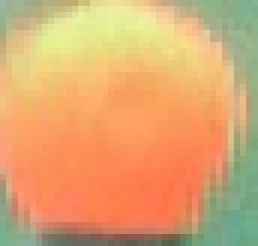
#> input picture Project3/Dataset1/Orange/Orange125.jpg, 43 x 41 px (shown 6 times larger); its folder holds only this picture in this run
$ python histogram_orange.py
#> lines starting #> are read from the running program, lines starting #| are printed output that depends on the picture
import cv2
import numpy as np
from matplotlib import pyplot as plt
import os
import math

path = "Dataset1/Orange/"


def gaussian(x, mu, sig):
    gauss = ((1 / (sig * math.sqrt(2 * math.pi))) * np.exp(-np.power(x - mu, 2.) / (2 * np.power(sig, 2.))))
    return gauss


def get_images():
    images = []
    for image in os.listdir(path):
        images.append(image)
    return images


def calc_hist(images):
    histogram_b = np.zeros((256, 1))
    histogram_g = np.zeros((256, 1))
    histogram_r = np.zeros((256, 1))

    for image in images:
        imagee = cv2.imread("%s%s" % (path, image))
        img = cv2.GaussianBlur(imagee, (5, 5), 0)
        color = ("b", "g", "r")
        for i, col in enumerate(color):
            if col == 'b':
                histr_b = cv2.calcHist([img], [i], None, [256], [0, 256])
                histogram_b = np.column_stack((histogram_b, histr_b))
            if col == 'g':
                histr_g = cv2.calcHist([img], [i], None, [256], [0, 256])
                histogram_g = np.column_stack((histogram_g, histr_g))
            if col == 'r':
                histr_r = cv2.calcHist([img], [i], None, [256], [0, 256])
                histogram_r = np.column_stack((histogram_r, histr_r))
    return img, histogram_r, histogram_g, histogram_b


def histogram_avg(histogram_r, histogram_g, histogram_b):
    histogram_avg_r = np.sum(histogram_r, axis=1) / (histogram_r.shape[1] - 1)
    histogram_avg_g = np.sum(histogram_g, axis=1) / (histogram_g.shape[1] - 1)
    histogram_avg_b = np.sum(histogram_b, axis=1) / (histogram_b.shape[1] - 1)
    plt.plot(histogram_avg_r, color='r')
    plt.plot(histogram_avg_g, color='g')
    plt.plot(histogram_avg_b, color='b')
    plt.show()


def plot_bellcurve(img):
    (mean, stds) = cv2.meanStdDev(img)
    x = list(range(0, 255))
    mean = mean[2]
    std = stds[2]
    gauss = gaussian(x, mean, std)

    plt.plot(gauss,)
    plt.show()


def main():
    images = get_images()
    img, histogram_r, histogram_g, histogram_b = calc_hist(images)
#> in calc_hist, imagee is the input picture: shape (41, 43, 3); mean B, G, R 112.5, 166.8, 220.3
#> in calc_hist, `img = cv2.GaussianBlur(imagee, (5, 5), 0)`:
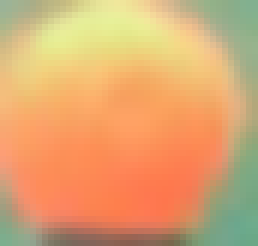
#> img: shape (41, 43, 3) (shown 6 times larger); mean B, G, R 112.5, 166.9, 220.8
#> after the loop in calc_hist, `for i, col in enumerate(color):`: histogram_b = 256 pairs, first value 0 to 0, second value 0 to 45; histogram_g = 256 pairs, first value 0 to 0, second value 0 to 40; histogram_r = 256 pairs, first value 0 to 0, second value 0 to 147
    histogram_avg( histogram_r, histogram_g, histogram_b)
#> in histogram_avg, `histogram_avg_r = np.sum(histogram_r, axis=1) / (histogram_r.shape[1] ..`: histogram_avg_r = 256 values, max 147 at index 254, min 0 at index 0, mean 6.89
#> in histogram_avg, `histogram_avg_g = np.sum(histogram_g, axis=1) / (histogram_g.shape[1] ..`: histogram_avg_g = 256 values, max 40 at index 176, min 0 at index 0, mean 6.89
#> in histogram_avg, `histogram_avg_b = np.sum(histogram_b, axis=1) / (histogram_b.shape[1] ..`: histogram_avg_b = 256 values, max 45 at index 86, min 0 at index 0, mean 6.89
#> in histogram_avg, `plt.show()`:
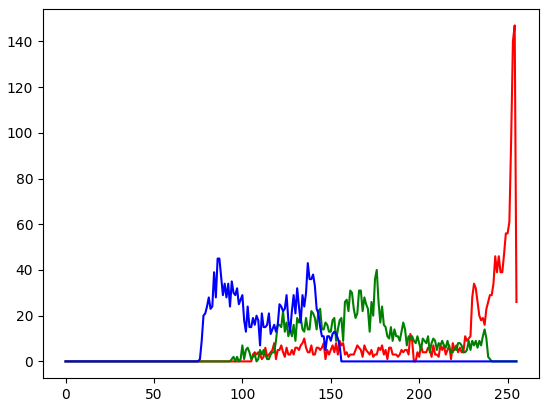
#> figure drawn by matplotlib, 1 panel; curve peaks at x = 254, y = 147; curve peaks at x = 176, y = 40; curve peaks at x = 86, y = 45
    plot_bellcurve(img)
#> in plot_bellcurve, `(mean, stds) = cv2.meanStdDev(img)`: mean = [112.5, 166.9, 220.8]; stds = [22.3, 32.04, 42]
#> in plot_bellcurve, `mean = mean[2]`: mean = [220.8]
#> in plot_bellcurve, `std = stds[2]`: std = [42]
#> in gaussian, `gauss = ((1 / (sig * math.sqrt(2 * math.pi))) * np.exp(-np.power(x - m..`: gauss = 255 values, max 0.0095 at index 221, min 9.52e-09 at index 0, mean 0.00309
#> in plot_bellcurve, `plt.show()`:
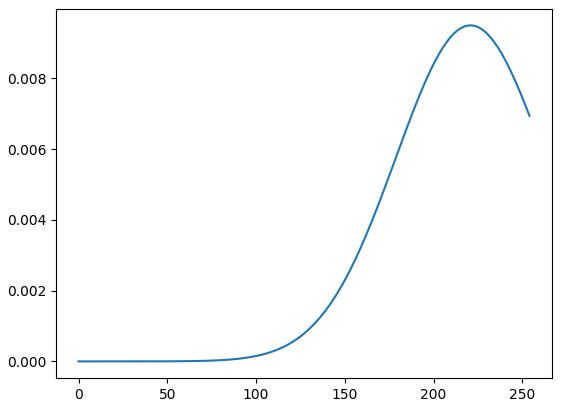
#> figure drawn by matplotlib, 1 panel; curve peaks at x = 221, y = 0.0095


if __name__ == '__main__':
    main()

$ run again, on Project3/Dataset1/Orange/Orange185.jpg
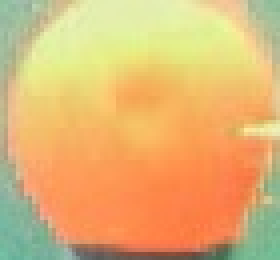
#> input picture Project3/Dataset1/Orange/Orange185.jpg, 70 x 65 px (shown 4 times larger)
#> in calc_hist, imagee is the input picture: shape (65, 70, 3); mean B, G, R 115.4, 180.7, 224.6
#> after the loop in calc_hist, `for i, col in enumerate(color):`: histogram_b = 256 pairs, first value 0 to 0, second value 0 to 76; histogram_g = 256 pairs, first value 0 to 0, second value 0 to 167; histogram_r = 256 pairs, first value 0 to 0, second value 0 to 331
#> histogram_avg_r = 256 values, max 331 at index 254, min 0 at index 0, mean 17.77
#> histogram_avg_g = 256 values, max 167 at index 238, min 0 at index 0, mean 17.77
#> histogram_avg_b = 256 values, max 76 at index 95, min 0 at index 0, mean 17.77
#> in histogram_avg, `plt.show()`:
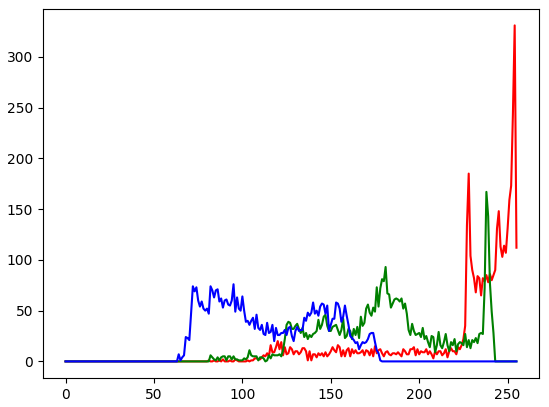
#> figure drawn by matplotlib, 1 panel; curve peaks at x = 254, y = 331; curve peaks at x = 238, y = 167; curve peaks at x = 95, y = 76
#> in plot_bellcurve, `(mean, stds) = cv2.meanStdDev(img)`: mean = [115.4, 180.7, 224.7]; stds = [30.92, 36.31, 37.39]
#> in plot_bellcurve, `mean = mean[2]`: mean = [224.7]
#> std = [37.39]
#> in gaussian, `gauss = ((1 / (sig * math.sqrt(2 * math.pi))) * np.exp(-np.power(x - m..`: gauss = 255 values, max 0.0107 at index 225, min 1.53e-10 at index 0, mean 0.00309
#> in plot_bellcurve, `plt.show()`:
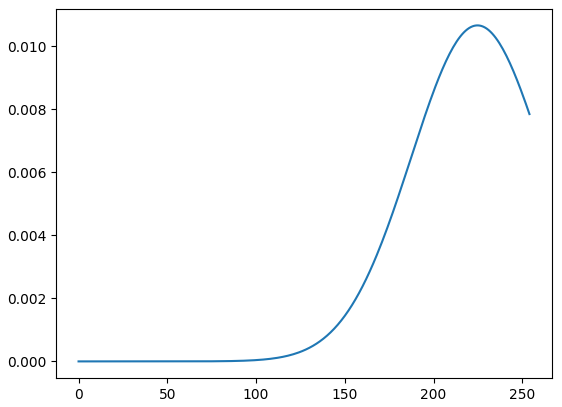
#> figure drawn by matplotlib, 1 panel; curve peaks at x = 225, y = 0.0107

$ run again, on Project3/Dataset1/Orange/Orange190.jpg
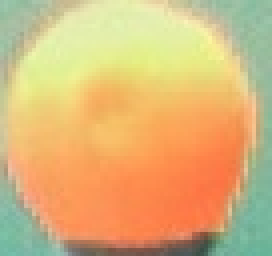
#> input picture Project3/Dataset1/Orange/Orange190.jpg, 68 x 64 px (shown 4 times larger)
#> in calc_hist, imagee is the input picture: shape (64, 68, 3); mean B, G, R 121.5, 181.5, 217.6
#> after the loop in calc_hist, `for i, col in enumerate(color):`: histogram_b = 256 pairs, first value 0 to 0, second value 0 to 86; histogram_g = 256 pairs, first value 0 to 0, second value 0 to 168; histogram_r = 256 pairs, first value 0 to 0, second value 0 to 291
#> histogram_avg_r = 256 values, max 291 at index 253, min 0 at index 0, mean 17
#> histogram_avg_g = 256 values, max 168 at index 239, min 0 at index 0, mean 17
#> histogram_avg_b = 256 values, max 86 at index 88, min 0 at index 0, mean 17
#> in histogram_avg, `plt.show()`:
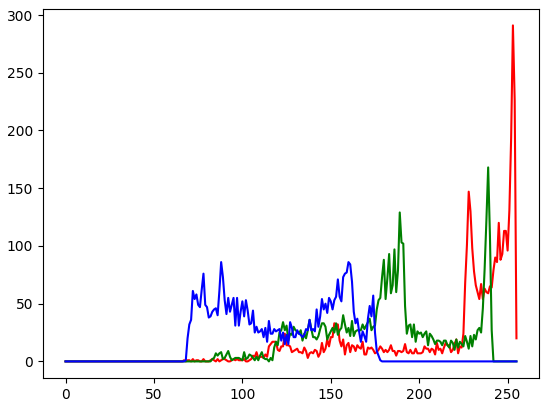
#> figure drawn by matplotlib, 1 panel; curve peaks at x = 253, y = 291; curve peaks at x = 239, y = 168; curve peaks at x = 88, y = 86
#> in plot_bellcurve, `(mean, stds) = cv2.meanStdDev(img)`: mean = [121.4, 181.5, 217.7]; stds = [32.99, 36.75, 42.16]
#> in plot_bellcurve, `mean = mean[2]`: mean = [217.7]
#> std = [42.16]
#> in gaussian, `gauss = ((1 / (sig * math.sqrt(2 * math.pi))) * np.exp(-np.power(x - m..`: gauss = 255 values, max 0.00946 at index 218, min 1.54e-08 at index 0, mean 0.00317
#> in plot_bellcurve, `plt.show()`:
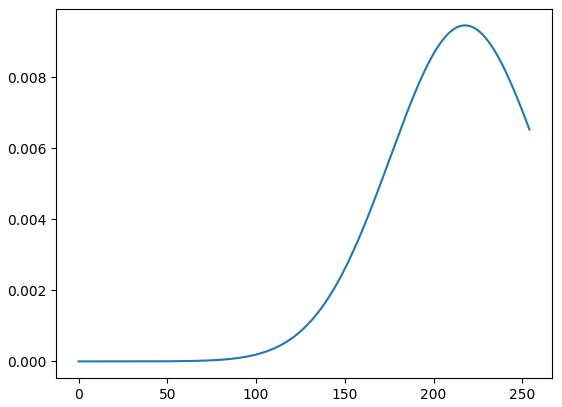
#> figure drawn by matplotlib, 1 panel; curve peaks at x = 218, y = 0.00946

$ run again, on Project3/Dataset1/Orange/Orange126.jpg
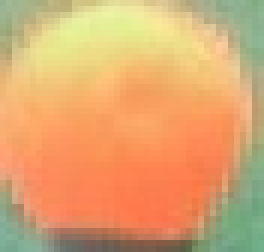
#> input picture Project3/Dataset1/Orange/Orange126.jpg, 44 x 42 px (shown 6 times larger)
#> in calc_hist, imagee is the input picture: shape (42, 44, 3); mean B, G, R 111.8, 166.8, 220.3
#> after the loop in calc_hist, `for i, col in enumerate(color):`: histogram_b = 256 pairs, first value 0 to 0, second value 0 to 47; histogram_g = 256 pairs, first value 0 to 0, second value 0 to 37; histogram_r = 256 pairs, first value 0 to 0, second value 0 to 143
#> histogram_avg_r = 256 values, max 143 at index 252, min 0 at index 0, mean 7.22
#> histogram_avg_g = 256 values, max 37 at index 176, min 0 at index 0, mean 7.22
#> histogram_avg_b = 256 values, max 47 at index 80, min 0 at index 0, mean 7.22
#> in histogram_avg, `plt.show()`:
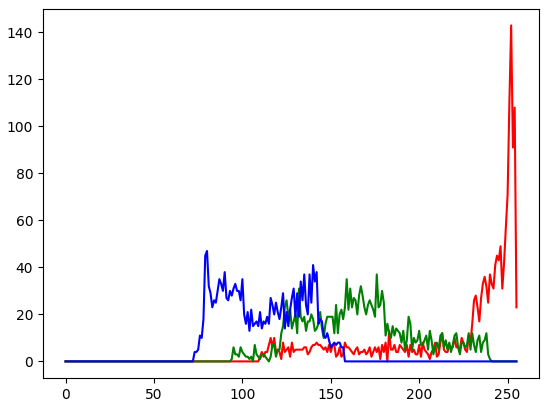
#> figure drawn by matplotlib, 1 panel; curve peaks at x = 252, y = 143; curve peaks at x = 176, y = 37; curve peaks at x = 80, y = 47
#> in plot_bellcurve, `(mean, stds) = cv2.meanStdDev(img)`: mean = [111.7, 166.9, 220.5]; stds = [22.59, 32.14, 41.47]
#> in plot_bellcurve, `mean = mean[2]`: mean = [220.5]
#> std = [41.47]
#> in gaussian, `gauss = ((1 / (sig * math.sqrt(2 * math.pi))) * np.exp(-np.power(x - m..`: gauss = 255 values, max 0.00962 at index 221, min 6.94e-09 at index 0, mean 0.00311
#> in plot_bellcurve, `plt.show()`:
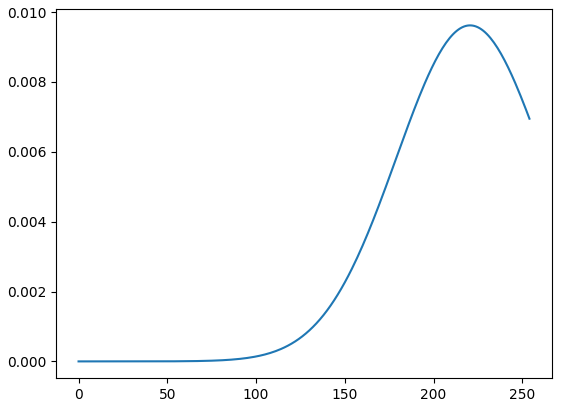
#> figure drawn by matplotlib, 1 panel; curve peaks at x = 221, y = 0.00962
